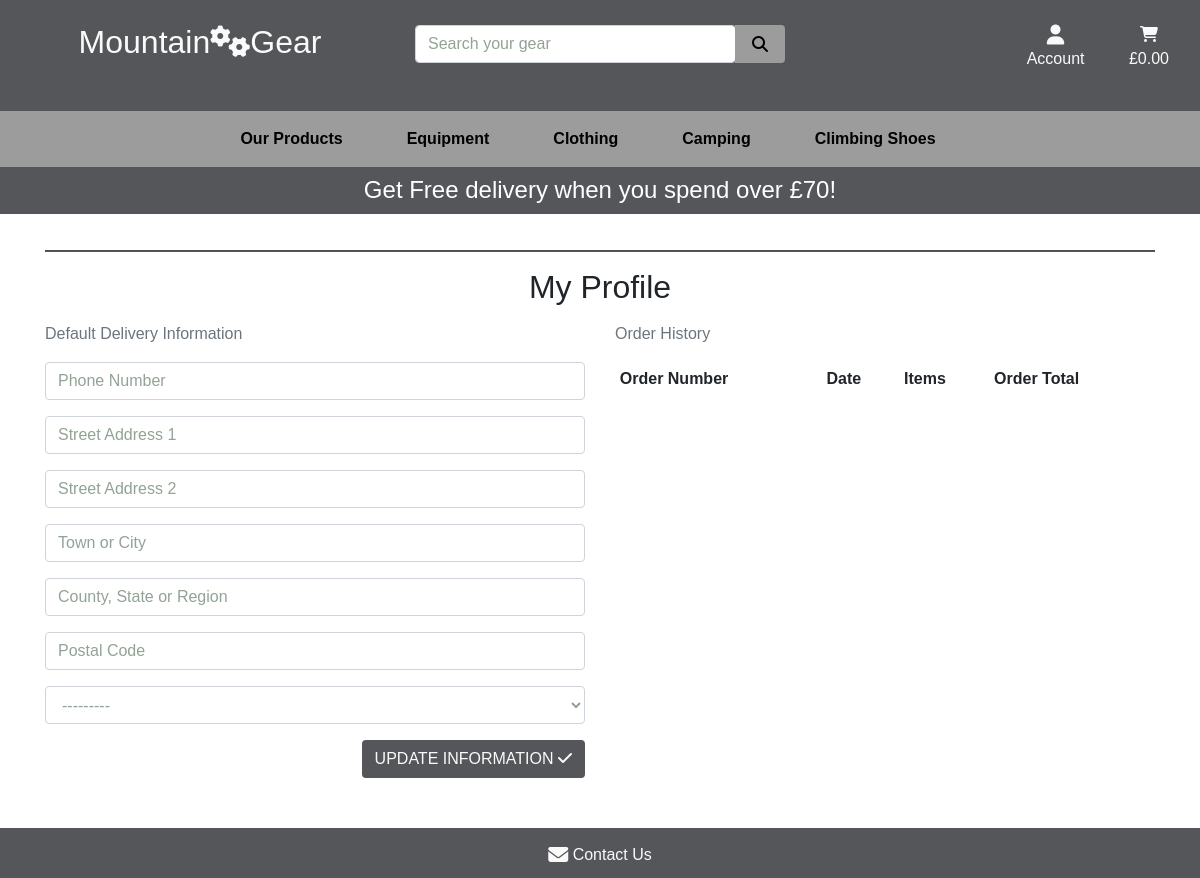
The page /profile/ (signed in) on the database as committed earlier.
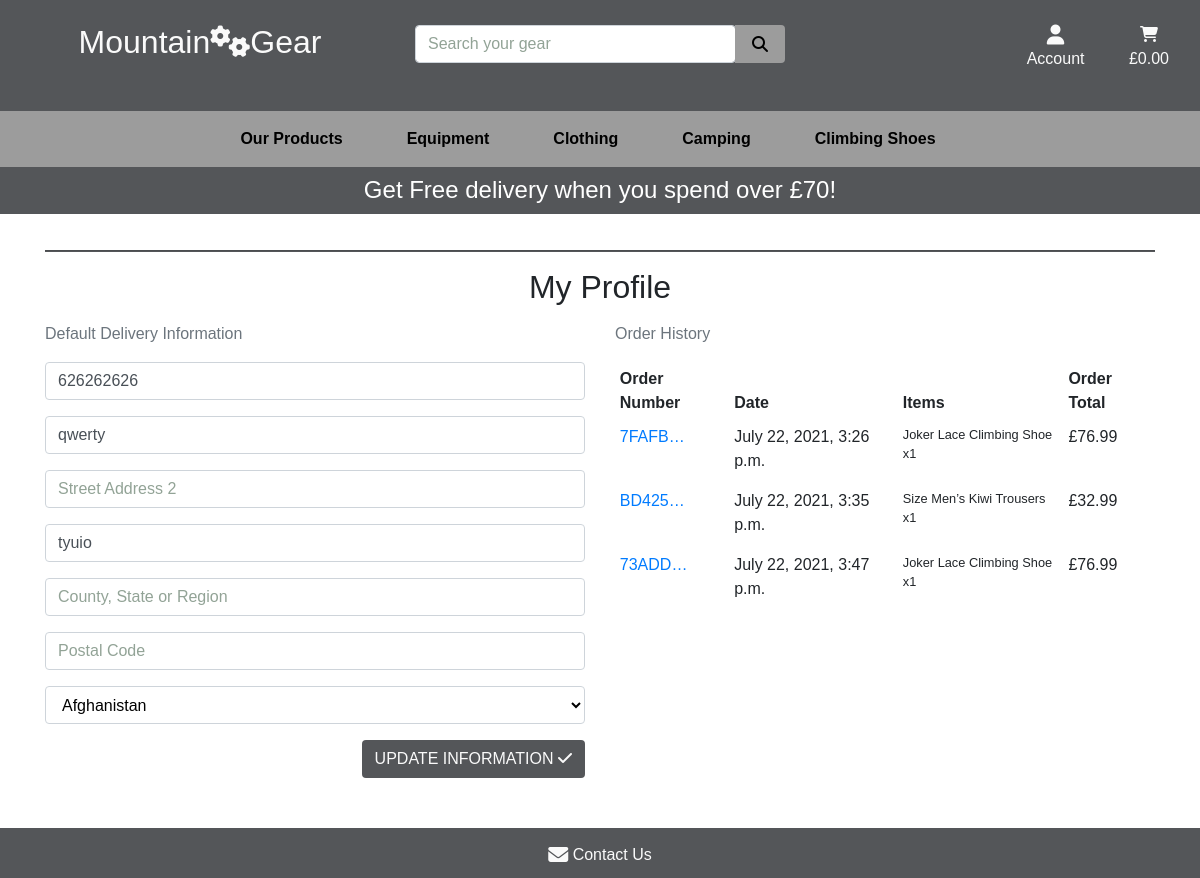
The same page on the database as committed later.
### profiles/models.py (models this page shows, shortened)
class UserProfile(models.Model):
    user = models.OneToOneField(User, on_delete=models.CASCADE)
    default_phone_number = models.CharField(max_length=20,
                                            null=True, blank=True)
    default_street_address1 = models.CharField(max_length=80,
                                               null=True, blank=True)
    default_street_address2 = models.CharField(max_length=80,
                                               null=True, blank=True)
    default_town_or_city = models.CharField(max_length=40,
                                            null=True, blank=True)
    default_county = models.CharField(max_length=80, null=True, blank=True)
    default_postcode = models.CharField(max_length=20,
                                        null=True, blank=True)
    default_country = CountryField(blank_label='Country',
                                   null=True, blank=True)

### checkout/models.py (models this page shows, shortened)
class Order(models.Model):
    order_number = models.CharField(max_length=32, null=False, editable=False)
    user_profile = models.ForeignKey(UserProfile, on_delete=models.SET_NULL,
                                     null=True, blank=True,
                                     related_name='orders')
    full_name = models.CharField(max_length=50, null=False, blank=False)
    email = models.EmailField(max_length=254, null=False, blank=False)
    phone_number = models.CharField(max_length=20, null=False, blank=False)
    country = CountryField(blank_label='Country *', null=False, blank=False)
    postcode = models.CharField(max_length=20, null=True, blank=True)
    town_or_city = models.CharField(max_length=40, null=False, blank=False)
    street_address1 = models.CharField(max_length=80, null=False, blank=False)
    street_address2 = models.CharField(max_length=80, null=True, blank=True)
    county = models.CharField(max_length=80, null=True, blank=True)
    date = models.DateTimeField(auto_now_add=True)
    delivery_cost = models.DecimalField(max_digits=6,
                                        decimal_places=2,
                                        null=False, default=0)
    order_total = models.DecimalField(max_digits=10,
                                      decimal_places=2, null=False, default=0)
    sum_total = models.DecimalField(max_digits=10,
                                    decimal_places=2, null=False, default=0)
    original_cart = models.TextField(null=False, blank=False, default='')
    stripe_pid = models.CharField(max_length=254, null=False,
                                  blank=False, default='')

class OrderLineItem(models.Model):
    order = models.ForeignKey(Order,
                              null=False, blank=False,
                              on_delete=models.CASCADE,
                              related_name='lineitems')
    product = models.ForeignKey(Product,
                                null=False, blank=False,
                                on_delete=models.CASCADE)
    product_size = models.CharField(max_length=2,
                                    null=True, blank=True)  # XS, S, M, L, XL
    product_number = models.CharField(max_length=2,
                                      null=True, blank=True)  # 6, 7, 8, 9, 10
    quantity = models.IntegerField(null=False, blank=False, default=0)
    lineitem_total = models.DecimalField(max_digits=6,
                                         decimal_places=2,
                                         null=False,
                                         blank=False, editable=False)

### products/models.py (models this page shows, shortened)
class Product(models.Model):
    category = models.ForeignKey('Category', null=True, blank=True,
                                 on_delete=models.SET_NULL)
    sku = models.CharField(max_length=254, null=True, blank=True)
    name = models.CharField(max_length=254)
    description = models.TextField()
    has_sizes = models.BooleanField(default=False, null=True, blank=True)
    has_numbers = models.BooleanField(default=False, null=True, blank=True)
    price = models.DecimalField(max_digits=6, decimal_places=2)
    rating = models.DecimalField(max_digits=6, decimal_places=2)
    image = models.ImageField(null=True, blank=True)

### profiles/views.py (the view)
# urls.py: path('profile/', include('profiles.urls')),
def profile(request):
    profile = get_object_or_404(UserProfile, user=request.user)
    if request.method == 'POST':
        form = UserProfileForm(request.POST, instance=profile)
        if form.is_valid():
            form.save()
            messages.success(request, 'Profile updated successfully')
    form = UserProfileForm(instance=profile)
    orders = profile.orders.all()
    template = 'profiles/profile.html'
    context = {
        'form': form,
        'orders': orders,
        'on_profile_page': True
    }
    return render(request, template, context)

### profiles/forms.py
class UserProfileForm(forms.ModelForm):
    class Meta:
        model = UserProfile
        exclude = ('user',)
    def __init__(self, *args, **kwargs):
        super().__init__(*args, **kwargs)
        placeholders = {
            'default_phone_number': 'Phone Number',
            'default_country': 'Country',
            'default_postcode': 'Postal Code',
            'default_town_or_city': 'Town or City',
            'default_street_address1': 'Street Address 1',
            'default_street_address2': 'Street Address 2',
            'default_county': 'County, State or Region',
        }
        self.fields['default_phone_number'].widget.attrs['autofocus'] = True
        for field in self.fields:
            if self.fields[field].required:
                placeholder = f'{placeholders[field]} *'
            else:
                placeholder = placeholders[field]
                self.fields[field].widget.attrs['placeholder'] = placeholder
            self.fields[field].widget\
                .attrs['class'] = 'rounded profile-form-input'
            self.fields[field].label = False

### profiles/templates/profiles/profile.html (shortened to what this page needs)
{% extends "base.html" %}
{% load static %}
{% block page_header %}
    <div class="container header-container">
    </div>
{% endblock %}
{% block content %}
    <div class="overlay"></div>
    <div class="container container-profile">
        <div class="row ">
            <div class="col col-checkout">
                <hr>
                <h2 class="text-center mb-3 ">My Profile</h2>
            </div>
        </div>
        <div class="row">
            <div class="col-12 col-lg-6 col-profile">
                <p class="text-muted">Default Delivery Information</p>
                <form class="mt-3" action="{% url 'profile' %}" method="POST" id="profile-update-form">
                    {{ form|crispy }}
                    <button class="btn gear-button rounded text-uppercase float-right">Update Information
                        <i class="fa fa-check" aria-hidden="true"></i>
                    </button>
                </form>
            </div>
            <div class="col-12 col-lg-6">
                <p class="text-muted">Order History</p>
                <div class="order-history table-responsive">
                    <table class="table table-sm table-borderless">
                        <thead>
                            <tr>
                                <th>Order Number</th>
                                <th>Date</th>
                                <th>Items</th>
                                <th>Order Total</th>
                            </tr>
                        </thead>
                        <tbody>
                            {% for order in orders %}
                                <tr>
                                    <td>
                                        <a href="{% url 'order_history' order.order_number %}"
                                        title="{{ order.order_number }}">
                                            {{ order.order_number|truncatechars:6 }}
                                        </a>
                                    </td>
                                    <td>{{ order.date }}</td>
                                    <td>
                                        <ul class="list-unstyled">
                                            {% for item in order.lineitems.all %}
                                                <li class="small">
                                                    {% if item.product.has_sizes %}Size {{ item.size|upper }}{% endif %}
                                                    {{ item.product.name }} x{{ item.quantity }}
                                                </li>
                                            {% endfor %}
                                        </ul>
                                    </td>
                                    <td>£{{ order.sum_total }}</td>
                                </tr>
                            {% endfor %}
                        </tbody>
                    </table>
                </div>
            </div>
        </div>
{% endblock %}

Rows that differ between the two databases and show on the page:
changed UserProfile: default_phone_number (not shown) → "626262626"; default_street_address1 (not shown) → "qwerty"; default_town_or_city (not shown) → "tyuio"; default_country "---------" → "Afghanistan"
added Order: order_number "7FAFB…", date "July 22, 2021, 3:26 p.m.", sum_total "76.99"
added OrderLineItem: product.name "Joker Lace Climbing Shoe", quantity "1", shown under "7FAFB…"
added Order: order_number "BD425…", date "July 22, 2021, 3:35 p.m.", sum_total "32.99"
added OrderLineItem: product.name "Men’s Kiwi Trousers", quantity "1", shown under "BD425…"
added Order: order_number "73ADD…", date "July 22, 2021, 3:47 p.m.", sum_total "76.99"
added OrderLineItem: product.name "Joker Lace Climbing Shoe", quantity "1", shown under "73ADD…"
